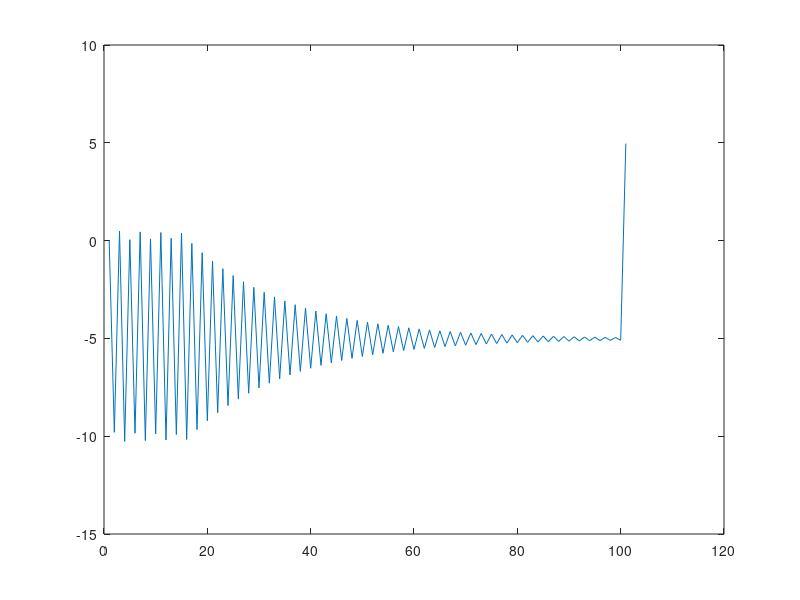

Reproduce this figure in MATLAB.
clear all

close all

a=zeros(200,200);

imshow(a)

anguloLanzamiento=45/180;
v(1)=0;
vViento=10;
g=9.8;
b=0.05;
estaSubiendo=false;
posicionx=1;
posiciony=1;
j=1;

for i=1:100
 %i es el espacio que recorro en el eje y
  if(!estaSubiendo)
  v(j+1)=g-b*v(j)+v(j);%Es el vector de velocidad
  posicionx=abs(floor(posicionx+v(j+1)*(sin(anguloLanzamiento))-vViento));
  posiciony=abs(floor(posiciony+v(j+1)*(cos(anguloLanzamiento))));
  endif

 if(posicionx>=200 || posiciony>=200 || posicionx<=1 || posiciony<=1)
  v(j)=-v(j);
  v(j+1)= -b*v(j)+v(j)+g;%Es el vector de velocidad
   if(posiciony>=200)
   posiciony=200;
    posicionx=abs(floor(posicionx-v(j+1)*(sin(anguloLanzamiento)))-vViento);
    posiciony=abs(floor(posiciony+v(j+1)*(cos(anguloLanzamiento))));

    if(posicionx>=200)
    posiciony=200;
    posicionx=abs(floor(posicionx+v(j+1)*cos(anguloLanzamiento)+vViento));
    posiciony=abs(floor(posiciony-v(j+1)*sin(anguloLanzamiento)));
    estaSubiendo=true;
  endif

  if(posicionx<1)
    posiciony=1;
    posicionx=abs(floor(posicionx-v(j+1)*(sin(anguloLanzamiento)))-vViento);
    posiciony=abs(floor(posiciony-v(j+1)*(cos(anguloLanzamiento))));
endif

  if(posiciony<1)
    posicionx=1;
    posicionx=abs(floor(posicionx-v(j+1)*(sin(anguloLanzamiento)))-vViento);
    posiciony=abs(floor(posiciony-v(j+1)*(cos(anguloLanzamiento))));

  endif

 endif


 endif

 if(v<=0 & estaSubiendo)
 estaSubiendo=false;
endif

a(posiciony,posicionx)=255;
imshow(a);
pause(0.0001);
a(posiciony,posicionx)=0;
j=j+1;
endfor
plot(v)




